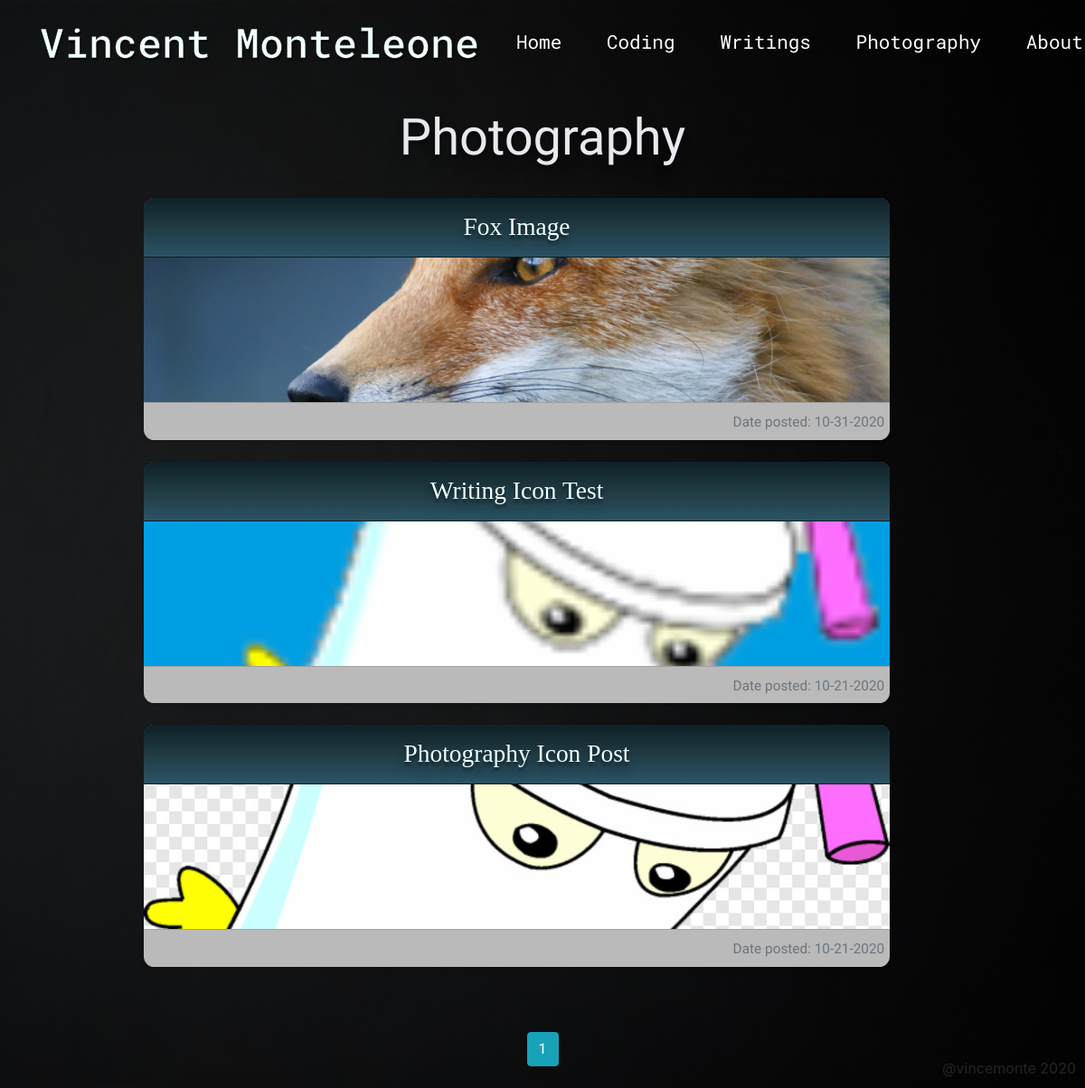
Page /photography on the committed database.
### personalWebsite/models.py (models this page shows, shortened)
class Project(db.Model):
    id = db.Column(db.Integer, primary_key=True)
    title = db.Column(db.String(100), nullable=False)
    type = db.Column(db.String(20), nullable=False)
    content= db.Column(db.Text, nullable=True)
    files = db.Column(db.String(80), nullable=True) #holds the path to the file images
    date_posted = db.Column(db.DateTime, nullable=False, default=datetime.now)
    user_id = db.Column(db.Integer, db.ForeignKey('user.id'), nullable=False)
    home_post = db.relationship('HomePost', backref='project', uselist=False)

### personalWebsite/posts/routes.py (the view)
@posts.route('/photography')
def photography():
    page = request.args.get('page', 1, type=int)
    posts = Project.query.filter_by(type='photography').order_by(Project.id.desc())
    files = get_first_files(posts)
    posts=posts.paginate(page=page, per_page=10)
    return render_template('photography.html', posts=posts, files=files)

### personalWebsite/posts/utils.py (called while the page is built)
def get_project_files(project):
    if project.files:
        full_dir_path = os.path.join(current_app.root_path, 'static', project.files)
        files = os.listdir(full_dir_path)
        file_paths = []
        for file in files:
            file_paths.append(os.path.join(project.files, file))
        return file_paths
    else:
        return None

def get_first_files(projects):
    try:
        first_files = []
        for project in projects:
            files = get_project_files(project)
            first_files.append(files[0])
        return first_files
    except TypeError:
        return None

### personalWebsite/templates/photography.html (shortened to what this page needs)
{% extends "layout.html" %}
{% block content %}
<div class="container post-section">
  <h1 class="display-4 text-white-2 text-center">Photography</h1>
  <hr>
  <div class="row text-center">
    {% for post in posts.items %}
    <div class="col-lg-9">
      <div class="card mb-4 shadow-sm">
        <div class="card-header">
          <a class = "card-title" href="{{ url_for('posts.project', title=post.title) }}">{{ post.title }}</a>
        </div>
        <img class="card-image-top post-photo" src="{{url_for('static', filename=files[loop.index0])}}">
        <div class="card-footer text-right">
          <small class="text-muted">Date posted: {{ post.date_posted.strftime('%m-%d-%Y') }}</small>
        </div>
      </div>
    </div>
    {% endfor %}
  </div>
  <div class="container mt-5 text-center">
    {% for page_num in posts.iter_pages(left_edge=1, right_edge=1, left_current=1, right_current=2) %}
      {% if page_num %}
        {% if posts.page == page_num %}
          <a class="btn btn-info mb-4" href="{{ url_for('posts.photography', page=page_num) }}">{{ page_num }}</a>
        {% else %}
          <a class="btn btn-outline-info mb-4" href="{{ url_for('posts.photography', page=page_num) }}">{{ page_num }}</a>
        {% endif %}
      {% else %}
        <small>...</small>
      {% endif %}
    {% endfor %}
  </div>
</div>
{% endblock content %}

### personalWebsite/static/main.css (style rules this page uses)
body { margin: 0; background-position: top; background-size: cover; width: 100%; background-image: url(images/GrayWallBackground.jpg); transition: 4s ease; }
img { max-width: 100%; }
.col-lg-9 { max-width: 80%; margin-left: 10%; margin-right: auto; }
.row .card { border-style: none; background: #C0C0C0; border-radius: .6em; }
.row .card-header { background: #0f2027; background: -webkit-linear-gradient(to bottom, #0f2027, #203a43, #2c5364); background: linear-gradient(to bottom, #0f2027, #203a43, #2c5364); border-top-right-radius: .5em; border-top-left-radius: .5em; }
.card-title { text-decoration: none; color: #F0FFFF; font-size: 1.43em; font-weight: 500; text-align: left; font-family: 'Crimson Text', serif; text-shadow: 0px 4px 3px rgba(0,0,0,0.4), 0px 8px 13px rgba(0,0,0,0.1), 0px 18px 23px rgba(0,0,0,0.1); }
.card-footer { padding: .3em; }
.post-photo { object-fit: cover; height: 20vh; }
.post-section { margin-top: 6.2em; }
.text-white-2 { color: #E7E9EE; text-shadow: 0px 4px 3px rgba(0,0,0,0.4), 0px 8px 13px rgba(0,0,0,0.1), 0px 18px 23px rgba(0,0,0,0.1); }

### rows in the picture
Project: title "Fox Image", shows a picture, date_posted "10-31-2020"
Project: title "Writing Icon Test", shows a picture, date_posted "10-21-2020"
Project: title "Photography Icon Post", shows a picture, date_posted "10-21-2020"

### other values in the picture
{{ page_num }} "1"
